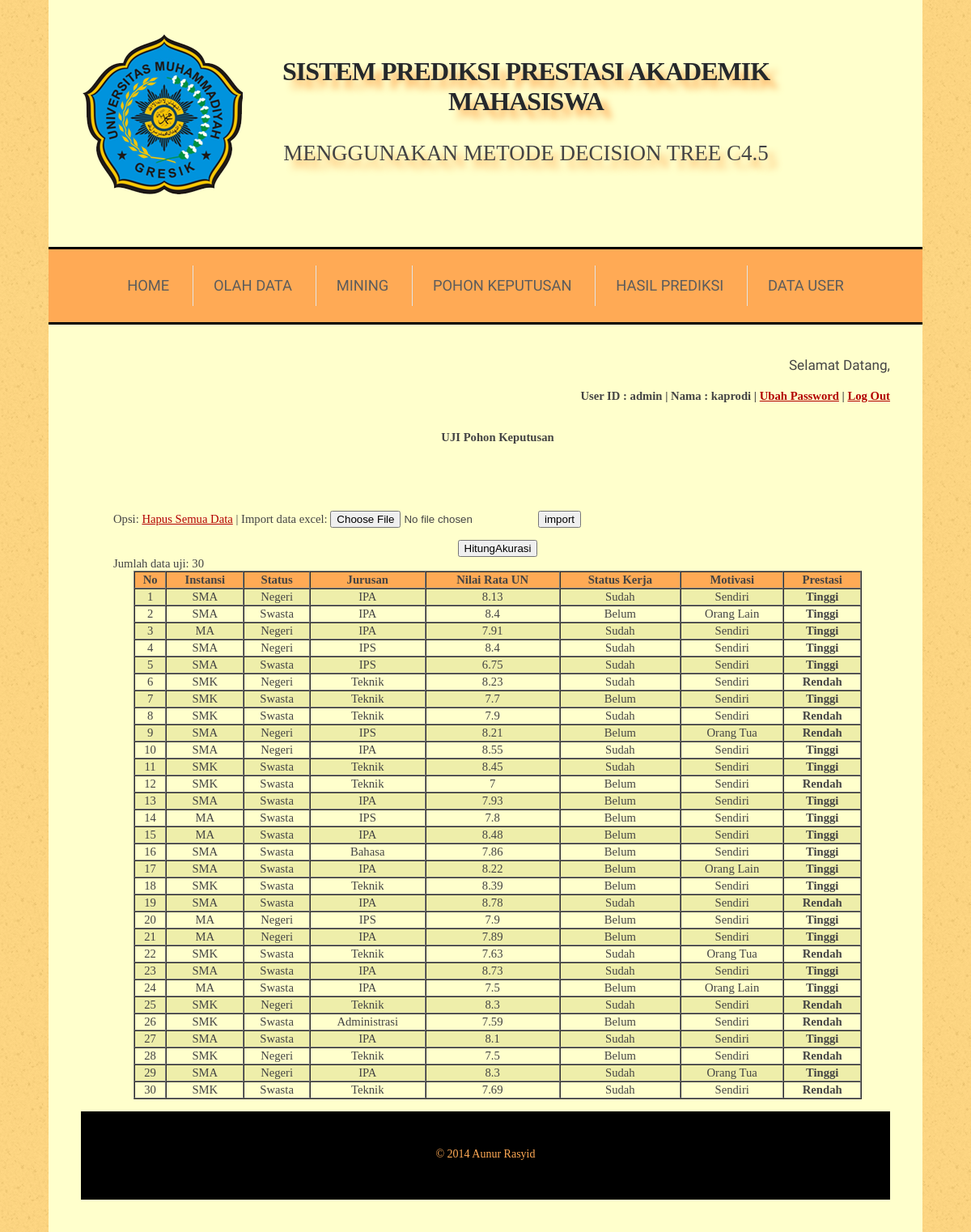
/index.php?menu=uji_rule (signed in), run on the app's committed database.
### tables this page shows
CREATE TABLE `data_uji` (
  `id` int(11) NOT NULL AUTO_INCREMENT,
  `instansi` varchar(10) DEFAULT NULL,
  `status` varchar(10) DEFAULT NULL,
  `jurusan` varchar(20) DEFAULT NULL,
  `rata_un` double DEFAULT NULL,
  `kerja` varchar(10) DEFAULT NULL,
  `motivasi` varchar(20) DEFAULT NULL,
  `ipk_asli` varchar(10) DEFAULT NULL,
  `ipk_prediksi` varchar(10) DEFAULT NULL,
  PRIMARY KEY (`id`)
);

### uji_rule.php (the view, shortened to what this page needs)
<?php
	if(isset($_GET['act'])){
		$action=$_GET['act'];
		if($action=='delete_all'){
			mysql_query("TRUNCATE data_uji");
			header('location:index.php?menu=uji_rule');
		}
	}else{
		if(isset($_POST['submit'])){
			include "hitung_akurasi.php";
		}else{
			$query=mysql_query("SELECT * FROM data_uji order by(id)");
			$jumlah=mysql_num_rows($query);
			echo "<br><br>";
			if($jumlah==0){
			?>
				<p>
					<form method="post" enctype="multipart/form-data" action="upload.php?data=uji">
						Opsi: <a href="?menu=uji_rule&act=delete_all" onClick="return confirm('Anda yakin akan hapus semua data?')">Hapus Semua Data</a> |
						Import data excel: <input name="userfile" type="file">
						<input name="upload" type="submit" value="import">
					</form>
				</p>
			<?php
				echo "<center><h3>Data uji masih kosong...</h3></center>";
			}else{
				?>
				<p>
					<form method="post" enctype="multipart/form-data" action="upload.php?data=uji">
						Opsi: <a href="?menu=uji_rule&act=delete_all" onClick="return confirm('Anda yakin akan hapus semua data?')">Hapus Semua Data</a> |
						Import data excel: <input name="userfile" type="file">
						<input name="upload" type="submit" value="import">
					</form>
				</p>
				<center>
					<form method=POST action=''>
						<input type=submit name=submit value=HitungAkurasi>
					</form>
				</center>
				Jumlah data uji: <?php echo $jumlah; ?>
				<table bgcolor='#fa5' border='1' cellspacing='0' cellspading='0' align='center' width=900>
					<tr align='center'>
						<th>No</th><th>Instansi</th><th>Status</th><th>Jurusan</th><th>Nilai Rata UN</th><th>Status Kerja</th><th>Motivasi</th><th><b>Prestasi</b></th>
					</tr>
				<?php
					$warna1 = '#ffc';
					$warna2 = '#eea';
					$warna  = $warna1;
					$no=1;
					while($row=mysql_fetch_array($query)){
						if($warna == $warna1){
							$warna = $warna2;
						} else {
							$warna = $warna1;
						}
				?>
						<tr bgcolor=<?php echo $warna; ?> align='center'>
							<td><?php echo $no;?></td>
							<td><?php echo $row['instansi'];?></td>
							<td><?php echo $row['status'];?></td>
							<td><?php echo $row['jurusan'];?></td>
							<td><?php echo $row['rata_un'];?></td>
							<td><?php echo $row['kerja'];?></td>
							<td><?php echo $row['motivasi'];?></td>
							<td><b><?php echo $row['ipk_asli'];?></b></td>
						</tr>
					<?php
						$no++;
					}
					?>
				</table>
		<?php
			}
		}
	}
?>

### css/default.css (style rules this page uses)
html, body { height: 100%; }
body { margin: 0px; padding: 0px; background: #F9D27E url(images/img01.png) repeat; font: 'Times New Roman'; font-size: 11pt; color: #444; }
p, ol, ul { margin-top: 0px; }
p { line-height: 180%; }
a { color: #B30100; }

### data on the page
data_uji: instansi "SMA", status "Negeri", jurusan "IPA", rata_un "8.13", kerja "Sudah", motivasi "Sendiri", ipk_asli "Tinggi"
data_uji: instansi "SMA", status "Swasta", jurusan "IPA", rata_un "8.4", kerja "Belum", motivasi "Orang Lain", ipk_asli "Tinggi"
data_uji: instansi "MA", status "Negeri", jurusan "IPA", rata_un "7.91", kerja "Sudah", motivasi "Sendiri", ipk_asli "Tinggi"
data_uji: instansi "SMA", status "Negeri", jurusan "IPS", rata_un "8.4", kerja "Sudah", motivasi "Sendiri", ipk_asli "Tinggi"
data_uji: instansi "SMA", status "Swasta", jurusan "IPS", rata_un "6.75", kerja "Sudah", motivasi "Sendiri", ipk_asli "Tinggi"
data_uji: instansi "SMK", status "Negeri", jurusan "Teknik", rata_un "8.23", kerja "Sudah", motivasi "Sendiri", ipk_asli "Rendah"
data_uji: instansi "SMK", status "Swasta", jurusan "Teknik", rata_un "7.7", kerja "Belum", motivasi "Sendiri", ipk_asli "Tinggi"
data_uji: instansi "SMK", status "Swasta", jurusan "Teknik", rata_un "7.9", kerja "Sudah", motivasi "Sendiri", ipk_asli "Rendah"
data_uji: instansi "SMA", status "Negeri", jurusan "IPS", rata_un "8.21", kerja "Belum", motivasi "Orang Tua", ipk_asli "Rendah"
data_uji: instansi "SMA", status "Negeri", jurusan "IPA", rata_un "8.55", kerja "Sudah", motivasi "Sendiri", ipk_asli "Tinggi"
data_uji: instansi "SMK", status "Swasta", jurusan "Teknik", rata_un "8.45", kerja "Sudah", motivasi "Sendiri", ipk_asli "Tinggi"
data_uji: instansi "SMK", status "Swasta", jurusan "Teknik", rata_un "7", kerja "Belum", motivasi "Sendiri", ipk_asli "Rendah"
data_uji: instansi "SMA", status "Swasta", jurusan "IPA", rata_un "7.93", kerja "Belum", motivasi "Sendiri", ipk_asli "Tinggi"
data_uji: instansi "MA", status "Swasta", jurusan "IPS", rata_un "7.8", kerja "Belum", motivasi "Sendiri", ipk_asli "Tinggi"
data_uji: instansi "MA", status "Swasta", jurusan "IPA", rata_un "8.48", kerja "Belum", motivasi "Sendiri", ipk_asli "Tinggi"
data_uji: instansi "SMA", status "Swasta", jurusan "Bahasa", rata_un "7.86", kerja "Belum", motivasi "Sendiri", ipk_asli "Tinggi"
data_uji: instansi "SMA", status "Swasta", jurusan "IPA", rata_un "8.22", kerja "Belum", motivasi "Orang Lain", ipk_asli "Tinggi"
data_uji: instansi "SMK", status "Swasta", jurusan "Teknik", rata_un "8.39", kerja "Belum", motivasi "Sendiri", ipk_asli "Tinggi"
data_uji: instansi "SMA", status "Swasta", jurusan "IPA", rata_un "8.78", kerja "Sudah", motivasi "Sendiri", ipk_asli "Rendah"
data_uji: instansi "MA", status "Negeri", jurusan "IPS", rata_un "7.9", kerja "Belum", motivasi "Sendiri", ipk_asli "Tinggi"
data_uji: instansi "MA", status "Negeri", jurusan "IPA", rata_un "7.89", kerja "Belum", motivasi "Sendiri", ipk_asli "Tinggi"
data_uji: instansi "SMK", status "Swasta", jurusan "Teknik", rata_un "7.63", kerja "Sudah", motivasi "Orang Tua", ipk_asli "Rendah"
data_uji: instansi "SMA", status "Swasta", jurusan "IPA", rata_un "8.73", kerja "Sudah", motivasi "Sendiri", ipk_asli "Tinggi"
data_uji: instansi "MA", status "Swasta", jurusan "IPA", rata_un "7.5", kerja "Belum", motivasi "Orang Lain", ipk_asli "Tinggi"
data_uji: instansi "SMK", status "Negeri", jurusan "Teknik", rata_un "8.3", kerja "Sudah", motivasi "Sendiri", ipk_asli "Rendah"
data_uji: instansi "SMK", status "Swasta", jurusan "Administrasi", rata_un "7.59", kerja "Belum", motivasi "Sendiri", ipk_asli "Rendah"
data_uji: instansi "SMA", status "Swasta", jurusan "IPA", rata_un "8.1", kerja "Sudah", motivasi "Sendiri", ipk_asli "Tinggi"
data_uji: instansi "SMK", status "Negeri", jurusan "Teknik", rata_un "7.5", kerja "Belum", motivasi "Sendiri", ipk_asli "Rendah"
data_uji: instansi "SMA", status "Negeri", jurusan "IPA", rata_un "8.3", kerja "Sudah", motivasi "Orang Tua", ipk_asli "Tinggi"
data_uji: instansi "SMK", status "Swasta", jurusan "Teknik", rata_un "7.69", kerja "Sudah", motivasi "Sendiri", ipk_asli "Rendah"

### other printed values
$_SESSION['usr'] "admin"
$_SESSION['nama'] "kaprodi"
$jumlah "30"
